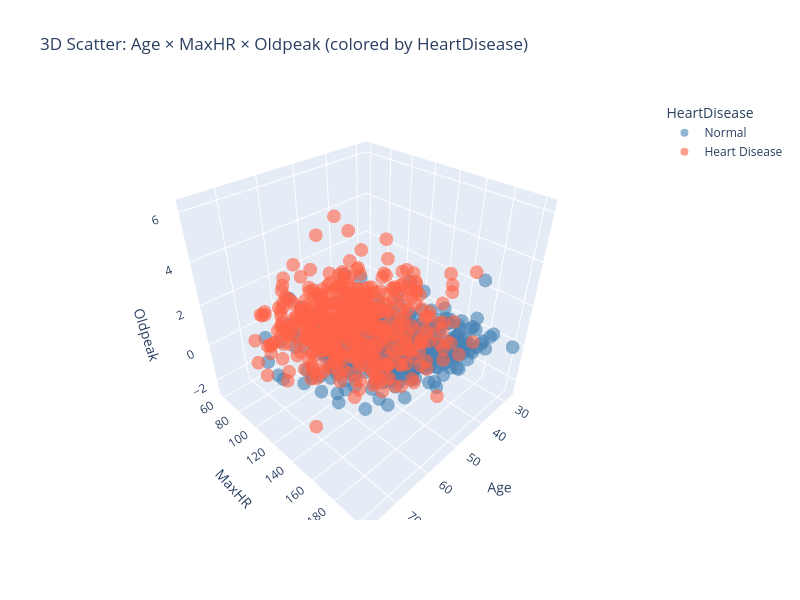

Source (notebook cell):
### Markdown cell above
### 2c. 3D Scatter Plot

### Code cell
fig = px.scatter_3d(
    df, x="Age", y="MaxHR", z="Oldpeak",
    color=df["HeartDisease"].map({0: "Normal", 1: "Heart Disease"}),
    color_discrete_map={"Normal": "steelblue", "Heart Disease": "tomato"},
    opacity=0.6,
    title="3D Scatter: Age × MaxHR × Oldpeak (colored by HeartDisease)",
    labels={"color": "HeartDisease"}
)
fig.update_layout(width=800, height=600)
fig.show()

### Figure 1 — Plotly figure (JSON) as saved in the notebook; plotly's stock layout.template omitted (floating-point values rounded to 4 significant figures; data arrays with more than 128 entries replaced by an {"elided": "..."} marker saying what was removed)
{"data": [{"hovertemplate": "HeartDisease=Normal<br>Age=%{x}<br>MaxHR=%{y}<br>Oldpeak=%{z}<extra></extra>", "legendgroup": "Normal", "marker": {"color": "steelblue", "opacity": 0.6, "symbol": "circle"}, "mode": "markers", "name": "Normal", "scene": "scene", "showlegend": true, "type": "scatter3d", "x": {"elided": "410 int values"}, "y": {"elided": "410 int values"}, "z": {"elided": "410 float values"}}, {"hovertemplate": "HeartDisease=Heart Disease<br>Age=%{x}<br>MaxHR=%{y}<br>Oldpeak=%{z}<extra></extra>", "legendgroup": "Heart Disease", "marker": {"color": "tomato", "opacity": 0.6, "symbol": "circle"}, "mode": "markers", "name": "Heart Disease", "scene": "scene", "showlegend": true, "type": "scatter3d", "x": {"elided": "508 int values"}, "y": {"elided": "508 int values"}, "z": {"elided": "508 float values"}}], "layout": {"height": 600, "legend": {"title": {"text": "HeartDisease"}, "tracegroupgap": 0}, "scene": {"domain": {"x": [0.0, 1.0], "y": [0.0, 1.0]}, "xaxis": {"title": {"text": "Age"}}, "yaxis": {"title": {"text": "MaxHR"}}, "zaxis": {"title": {"text": "Oldpeak"}}}, "title": {"text": "3D Scatter: Age × MaxHR × Oldpeak (colored by HeartDisease)"}, "width": 800}}
